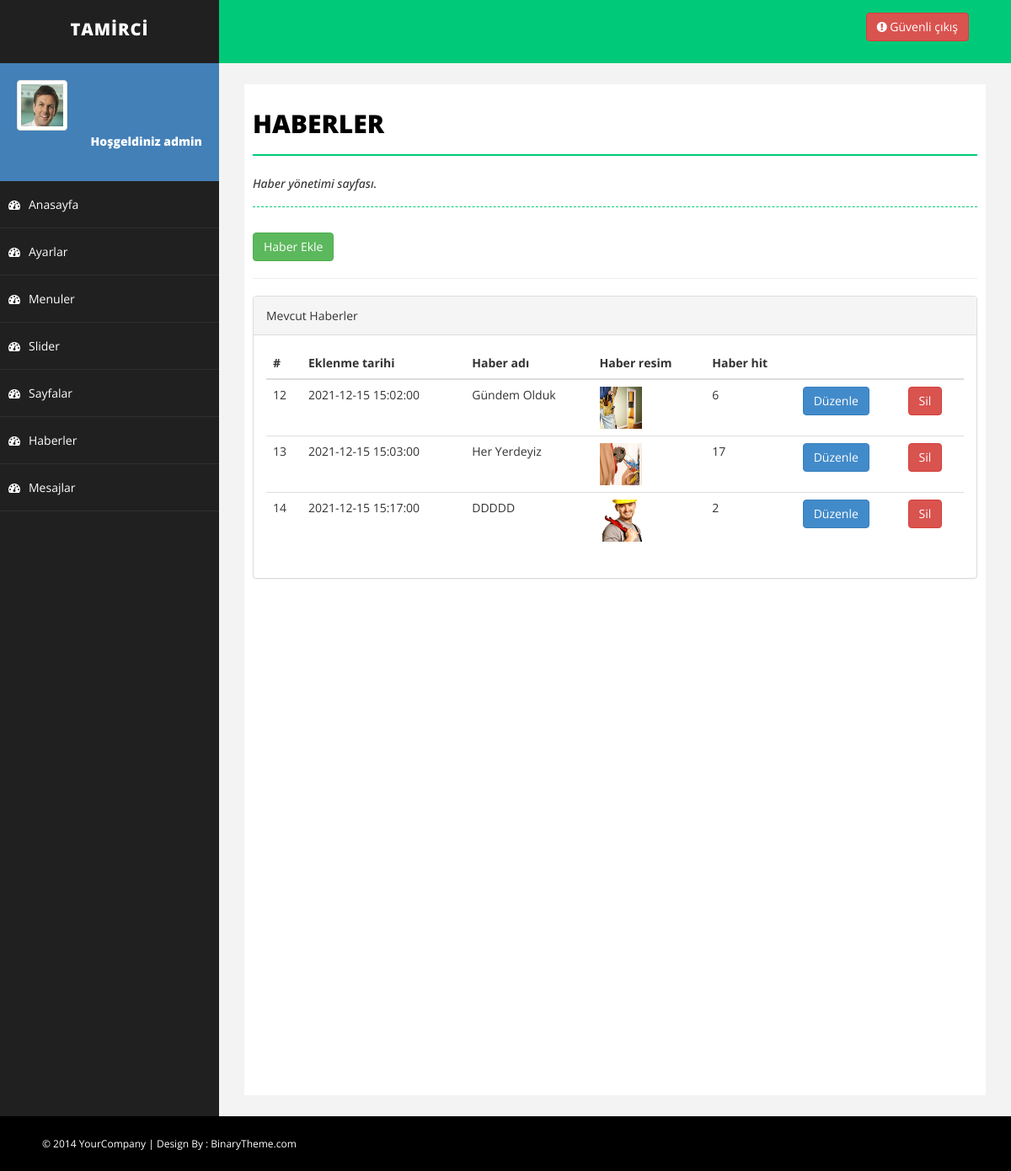
Screenshot of /tamirci/admin/haberler.php (signed in) with the database file from the repository.
### tables this page shows
CREATE TABLE `haberler` (
  `haber_id` int(11) NOT NULL,
  `haber_zaman` datetime NOT NULL,
  `haber_ad` varchar(100) NOT NULL,
  `haber_detay` varchar(2000) NOT NULL,
  `haber_resim` varchar(500) NOT NULL,
  `haber_hit` varchar(50) NOT NULL DEFAULT '0'
);

### tamirci/admin/haberler.php (the view, shortened to what this page needs)
<?php
include 'header.php';
include 'sidebar.php';
$sunucu = "localhost";
$database = "tamirci";
$username = "root";
$password = "";
$haberSorgu =  mysqli_query(mysqli_connect($sunucu, $username, $password, $database), "select * from haberler");
?>
<div id="page-wrapper">
    <div id="page-inner">
        <div class="row">
            <div class="col-md-12">
                <h1 class="page-head-line">HABERLER</h1>
                <h1 class="page-subhead-line">Haber yönetimi sayfası. </h1>
            </div>
            <div class="col-md-12">
                <a href="haber-ekle.php"> <button class="btn btn-success">Haber Ekle</button></a>
                <hr>
            </div>
            <div class="col-md-12">
                <div class="panel panel-default">
                    <div class="panel-heading">
                        Mevcut Haberler
                    </div>
                    <div class="panel-body">
                        <div class="table-responsive">
                            <table class="table table-hover">
                                <thead>
                                    <tr>
                                        <th>#</th>
                                        <th>Eklenme tarihi</th>
                                        <th>Haber adı</th>
                                        <th>Haber resim</th>
                                        <th>Haber hit</th>
                                        <th></th>
                                        <th></th>
                                    </tr>
                                </thead>
                                <tbody>
                                    <?php while ($haberCek = mysqli_fetch_assoc($haberSorgu)) { ?>
                                        <tr>
                                            <td><?php echo $haberCek['haber_id'] ?></td>
                                            <td><?php echo $haberCek['haber_zaman'] ?></td>
                                            <td><?php echo $haberCek['haber_ad'] ?></td>
                                            <td>
                                                <img src="<?php echo $haberCek['haber_resim'] ?>" height="50px" width="50px"> </img>
                                            </td>
                                            <td><?php echo $haberCek['haber_hit'] ?></td>
                                            <th> <a href="haber-duzenle.php?haber_id=<?php echo $haberCek['haber_id']; ?>"> <input class="btn btn-primary" type="submit" name="sayfa_duzenle" value="Düzenle"> </a></th>
                                            <th> <a href="islem.php?haber_id=<?php echo $haberCek['haber_id']; ?>&habersil=ok&haber_resim=<?php echo $haberCek['haber_resim']; ?>"> <input class="btn btn-danger" type="submit" name="sayfa_sil" value="Sil"></a></th>
                                        </tr>
                                    <?php  } ?>
                                </tbody>
                            </table>
                        </div>
                    </div>
                </div>
            </div>
        </div>
    </div>
</div>
</div>
<?php
include 'footer.php';
?>

### tamirci/admin/assets/css/basic.css (style rules this page uses)
body { font-family: 'Open Sans', sans-serif; line-height:25px; }
#page-wrapper { padding: 15px 15px; min-height: 600px; background: #F3F3F3; }
#page-inner { width: 100%; margin: 10px 20px 10px 0px; background-color: #fff!important; padding: 10px; min-height: 1200px; }
.page-head-line { font-size: 30px; text-transform: uppercase; color: #000; font-weight: 800; padding-bottom: 20px; border-bottom: 2px solid #00CA79; margin-bottom: 10px; }
.page-subhead-line { font-size: 14px; padding-top: 5px; padding-bottom: 20px; font-style:italic; margin-bottom:30px; border-bottom:1px dashed #00CA79; }
@media (min-width:768px) { #page-wrapper { margin: 0 0 0 260px; padding: 15px 30px; min-height: 1200px; } }

### rows the page displays
haberler: haber_id "12", haber_zaman "2021-12-15 15:02:00", haber_ad "Gündem Olduk", haber_resim (picture), haber_hit "6"
haberler: haber_id "13", haber_zaman "2021-12-15 15:03:00", haber_ad "Her Yerdeyiz", haber_resim (picture), haber_hit "17"
haberler: haber_id "14", haber_zaman "2021-12-15 15:17:00", haber_ad "DDDDD", haber_resim (picture), haber_hit "2"

### other values shown
$_SESSION['admin_kadi'] "admin"
